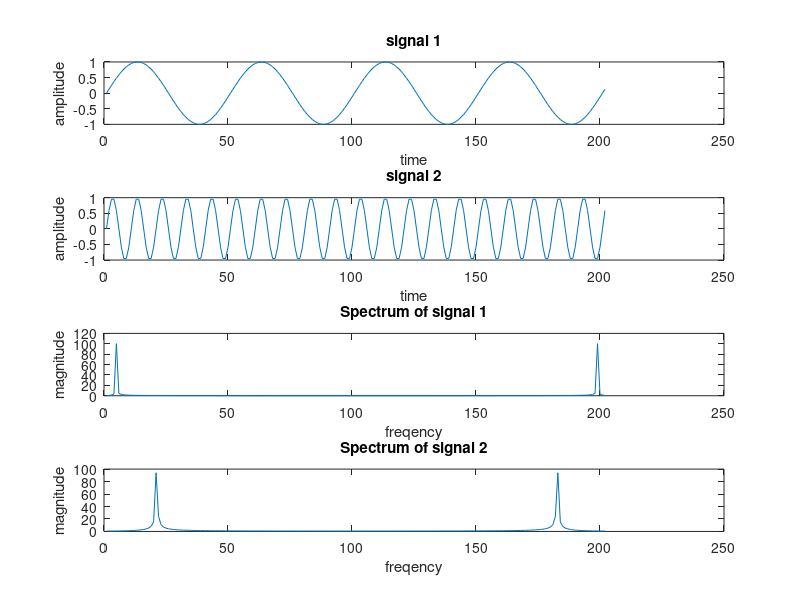
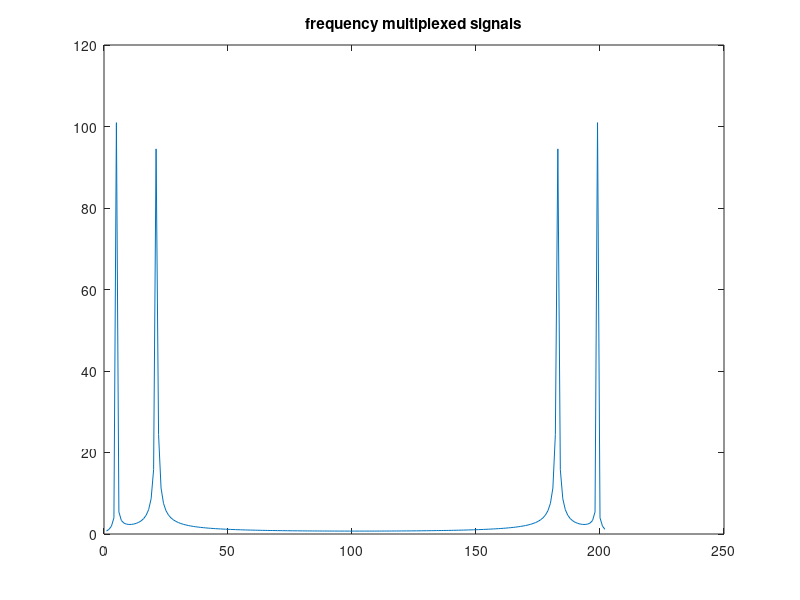
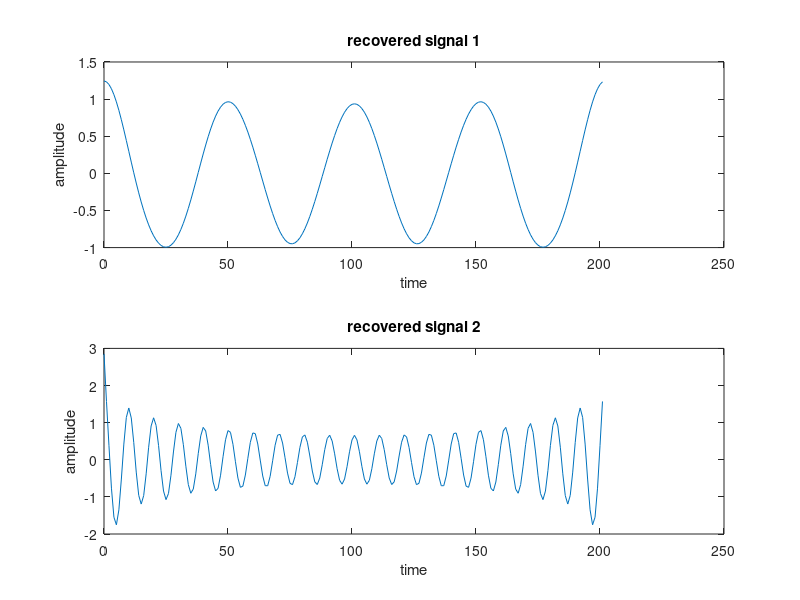

The MATLAB script that drew these images, in order:
%program for frequency division multiplexing and demultiplexing  
Fs = 100; % sampling freq  
t = [0:2*Fs+1]'/Fs;  
x1 = sin(2*pi*2*t); % signal 1 signal  
z1 = fft(x1);  
z1=abs(z1);  
x2 = sin(2*pi*10*t); % signal 2 signal  
z2 = fft(x2);  
z2=abs(z2);  
figure;  
subplot(4,1,1); plot(x1);  
title('signal 1');xlabel('time');ylabel('amplitude');  
subplot(4,1,2); plot(x2);  
title('signal 2');xlabel('time');ylabel('amplitude');  
subplot(4,1,3); plot(z1);  
title('Spectrum of signal 1');xlabel('freqency');ylabel('magnitude');  
subplot(4,1,4); plot(z2);  
title('Spectrum of signal 2');xlabel('freqency');ylabel('magnitude');  
% freqency multiplexing 
z=z1+z2;  
figure;  
plot(z);  
title('frequency multiplexed signals');  
figure;  
% freqency demultiplexing  
f1=[ones(10,1); zeros(182,1);ones(10,1)];%applying filter for signal 1  
dz1=z.*f1;  
d1 = ifft(dz1);  
subplot(2,1,1)  
plot(t*100,d1);  
f2=[zeros(10,1); ones(182,1);zeros(10,1)];% applying filter for signal 2  
dz2=z.*f2;  
d2 = ifft(dz2);  
title('recovered signal 1');xlabel('time');ylabel('amplitude');  
subplot(2,1,2)  
plot(t*100,d2);  
title('recovered signal 2');xlabel('time');ylabel('amplitude');